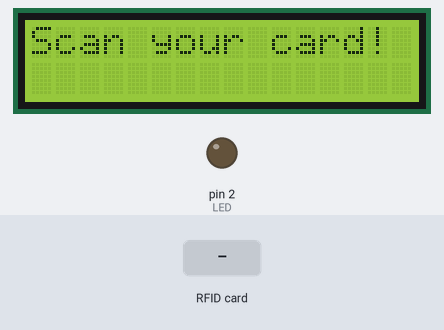
Recording of a sketch running on a simulated Arduino Uno, built with avr-gcc and run on an emulated ATmega328P. Parts: 16×2 character LCD, output pins drawn as LEDs (lit = HIGH). Dashed ring = blinking. The inputs (shaded band) are chosen by the test bench. Pins used as bus, display or sensor lines are not drawn; what the sketch prints to the serial monitor is not drawn.

Above: at 0.2 s.
3.4 s: RFID card 5E 7A 19 C4 held to the reader
At 6.3 s:
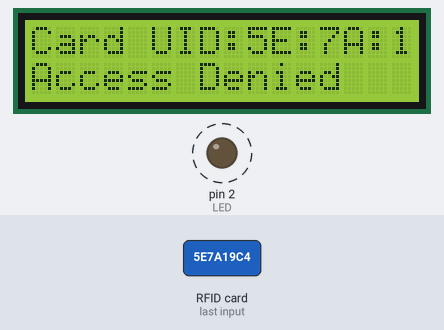
At 9.9 s:
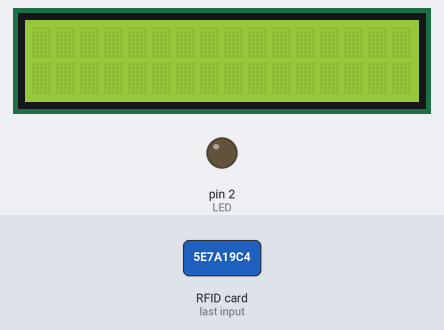
Timing chart, 0 to 11.4 s (numbered marks = the images above; inputs shaded):
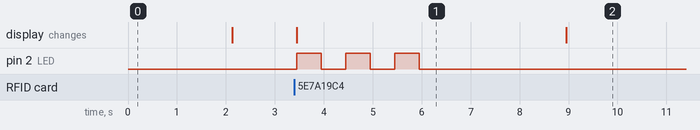

Measured:
- after the input at 3.4 s, pin 2 (LED): alternates HIGH for 0.50 s and LOW for 0.50 s, 6 changes in all, then stays LOW, starting after 0.05 s; the display: changes after 0.05 s (image 1)
- what the display in image 1 shows lasts 5.6 s, from 3.4 s to 9.0 s

The sketch:

sketch_oct11a_copy_20241025140121.ino
```cpp
#include <SPI.h>
#include <MFRC522.h>
#include <Wire.h>
#include <LiquidCrystal_I2C.h>
#define LED 2

#define SS_PIN 10
#define RST_PIN 9
MFRC522 rfid(SS_PIN, RST_PIN);
LiquidCrystal_I2C lcd(0x27, 16, 2); // Alamat I2C 0x27 bisa berbeda, cek dengan I2C scanner jika tidak berfungsi.

void setup() {
  // Inisialisasi LCD
  lcd.begin();
  lcd.backlight();

  // Inisialisasi komunikasi SPI untuk RFID
  SPI.begin();
  rfid.PCD_Init();

  // Inisialisasi Serial Monitor
  Serial.begin(9600);
  Serial.println("Scan your card to check access...");

  // Menampilkan pesan selamat datang di LCD
  lcd.setCursor(0, 0);
  lcd.print("Scan your card!");
  delay(2000);
  lcd.clear();

  pinMode(LED,OUTPUT);

}

// Daftar UID kartu yang diizinkan (ubah sesuai dengan kartu Anda)
byte allowedCards[][7] = {
  {0x04, 0x20, 0x18, 0xEA, 0xF1, 0x6A, 0x80}
};
const int allowedCardsCount = sizeof(allowedCards) / sizeof(allowedCards[0]);

bool isCardAllowed(byte *uid) {
  for (int i = 0; i < allowedCardsCount; i++) {
    bool match = true;
    for (int j = 0; j < 4; j++) {
      if (allowedCards[i][j] != uid[j]) {
        match = false;
        break;
      }
    }
    if (match) return true;
  }
  return false;
}

void printUID(byte *uid, byte size) {
  for (byte i = 0; i < size; i++) {
    Serial.print(uid[i], HEX);
    if (i < size - 1) Serial.print(":");
  }
  Serial.println();
}

void loop() {
  // Periksa apakah kartu tersedia
  if (!rfid.PICC_IsNewCardPresent()) {
    return;
  }

  // Pilih kartu
  if (!rfid.PICC_ReadCardSerial()) {
    return;
  }

  // Tampilkan UID kartu di LCD dan Serial Monitor
  lcd.clear();
  lcd.setCursor(0, 0);
  lcd.print("Card UID:");
  Serial.print("UID Kartu: ");

  // Baca UID kartu dan tampilkan di LCD dan Serial Monitor
  for (byte i = 0; i < rfid.uid.size; i++) {
    lcd.print(rfid.uid.uidByte[i], HEX);
    Serial.print(rfid.uid.uidByte[i], HEX);
    if (i < rfid.uid.size - 1) {
      lcd.print(":");
      Serial.print(":");
    }
  }
  Serial.println();

  // Cek apakah kartu diperbolehkan
  if (isCardAllowed(rfid.uid.uidByte)) {
    lcd.setCursor(0, 1);
    lcd.print("Access Granted");
    Serial.println("Akses Diperbolehkan");

  } else {
    lcd.setCursor(0, 1);
    lcd.print("Access Denied");
    Serial.println("Akses Ditolak");
    digitalWrite(LED, HIGH);
    delay(500);
    digitalWrite(LED, LOW);
    delay(500);
    digitalWrite(LED, HIGH);
    delay(500);
    digitalWrite(LED, LOW);
    delay(500);
    digitalWrite(LED, HIGH);
    delay(500);
    digitalWrite(LED, LOW);

  }

  // Hentikan komunikasi dengan kartu
  rfid.PICC_HaltA();
  delay(3000); // Tunggu 3 detik sebelum kembali ke mode siap scan
  lcd.clear();
}
```
